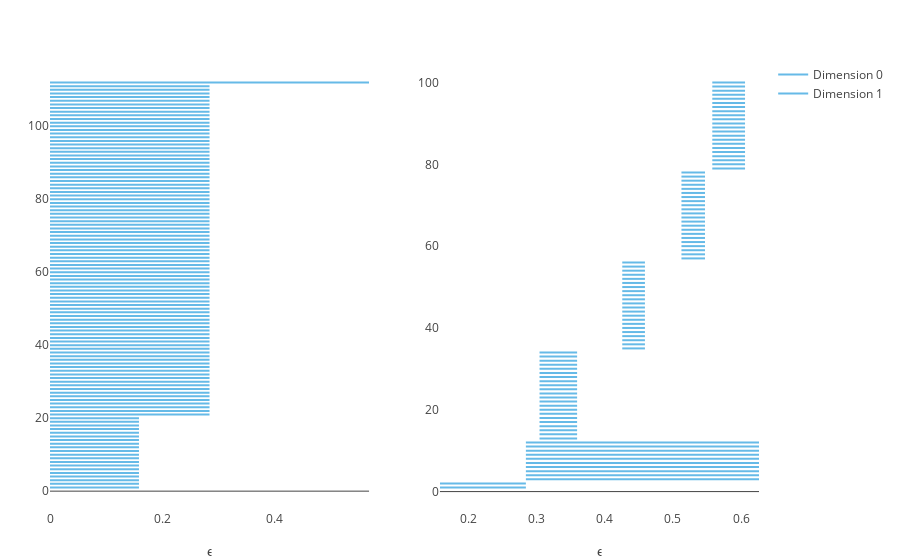

Write notebook code for a chart like this one.
### Markdown cell above
The barcode below shows the persistence intervals for homological features
for example <br>
- $H_{0}$ on the left represents the connected component in the filtration process. Each bar (components) start at 0 and end at time t which connotes the notion of birth and death of each connected component.
<br> 
- $H_{1}$ on the right is one dimension higher and includes 2K-Simples (Cycles).

### Code cell
p1 = plotbarcode_pjs(PH,dim=0)
p2 = plotbarcode_pjs(PH,dim=1)
p = [p1  p2]
p

### Figure 1 — Plotly figure (JSON) as saved in the notebook; plotly's stock layout.template omitted (floating-point values rounded to 4 significant figures)
{"data": [{"line": {"color": "#66BAE7", "width": 2}, "mode": "lines", "showlegend": false, "type": "scatter", "x": [0, 0.5693], "xaxis": "x1", "y": [112, 112], "yaxis": "y1"}, {"line": {"color": "#66BAE7", "width": 2}, "mode": "lines", "showlegend": false, "type": "scatter", "x": [0, 0.2846], "xaxis": "x1", "y": [111, 111], "yaxis": "y1"}, {"line": {"color": "#66BAE7", "width": 2}, "mode": "lines", "showlegend": false, "type": "scatter", "x": [0, 0.2846], "xaxis": "x1", "y": [110, 110], "yaxis": "y1"}, {"line": {"color": "#66BAE7", "width": 2}, "mode": "lines", "showlegend": false, "type": "scatter", "x": [0, 0.2846], "xaxis": "x1", "y": [109, 109], "yaxis": "y1"}, {"line": {"color": "#66BAE7", "width": 2}, "mode": "lines", "showlegend": false, "type": "scatter", "x": [0, 0.2846], "xaxis": "x1", "y": [108, 108], "yaxis": "y1"}, {"line": {"color": "#66BAE7", "width": 2}, "mode": "lines", "showlegend": false, "type": "scatter", "x": [0, 0.2846], "xaxis": "x1", "y": [107, 107], "yaxis": "y1"}, {"line": {"color": "#66BAE7", "width": 2}, "mode": "lines", "showlegend": false, "type": "scatter", "x": [0, 0.2846], "xaxis": "x1", "y": [106, 106], "yaxis": "y1"}, {"line": {"color": "#66BAE7", "width": 2}, "mode": "lines", "showlegend": false, "type": "scatter", "x": [0, 0.2846], "xaxis": "x1", "y": [105, 105], "yaxis": "y1"}, {"line": {"color": "#66BAE7", "width": 2}, "mode": "lines", "showlegend": false, "type": "scatter", "x": [0, 0.2846], "xaxis": "x1", "y": [104, 104], "yaxis": "y1"}, {"line": {"color": "#66BAE7", "width": 2}, "mode": "lines", "showlegend": false, "type": "scatter", "x": [0, 0.2846], "xaxis": "x1", "y": [103, 103], "yaxis": "y1"}, {"line": {"color": "#66BAE7", "width": 2}, "mode": "lines", "showlegend": false, "type": "scatter", "x": [0, 0.2846], "xaxis": "x1", "y": [102, 102], "yaxis": "y1"}, {"line": {"color": "#66BAE7", "width": 2}, "mode": "lines", "showlegend": false, "type": "scatter", "x": [0, 0.2846], "xaxis": "x1", "y": [101, 101], "yaxis": "y1"}, {"line": {"color": "#66BAE7", "width": 2}, "mode": "lines", "showlegend": false, "type": "scatter", "x": [0, 0.2846], "xaxis": "x1", "y": [100, 100], "yaxis": "y1"}, {"line": {"color": "#66BAE7", "width": 2}, "mode": "lines", "showlegend": false, "type": "scatter", "x": [0, 0.2846], "xaxis": "x1", "y": [99, 99], "yaxis": "y1"}, {"line": {"color": "#66BAE7", "width": 2}, "mode": "lines", "showlegend": false, "type": "scatter", "x": [0, 0.2846], "xaxis": "x1", "y": [98, 98], "yaxis": "y1"}, {"line": {"color": "#66BAE7", "width": 2}, "mode": "lines", "showlegend": false, "type": "scatter", "x": [0, 0.2846], "xaxis": "x1", "y": [97, 97], "yaxis": "y1"}, {"line": {"color": "#66BAE7", "width": 2}, "mode": "lines", "showlegend": false, "type": "scatter", "x": [0, 0.2846], "xaxis": "x1", "y": [96, 96], "yaxis": "y1"}, {"line": {"color": "#66BAE7", "width": 2}, "mode": "lines", "showlegend": false, "type": "scatter", "x": [0, 0.2846], "xaxis": "x1", "y": [95, 95], "yaxis": "y1"}, {"line": {"color": "#66BAE7", "width": 2}, "mode": "lines", "showlegend": false, "type": "scatter", "x": [0, 0.2846], "xaxis": "x1", "y": [94, 94], "yaxis": "y1"}, {"line": {"color": "#66BAE7", "width": 2}, "mode": "lines", "showlegend": false, "type": "scatter", "x": [0, 0.2846], "xaxis": "x1", "y": [93, 93], "yaxis": "y1"}, {"line": {"color": "#66BAE7", "width": 2}, "mode": "lines", "showlegend": false, "type": "scatter", "x": [0, 0.2846], "xaxis": "x1", "y": [92, 92], "yaxis": "y1"}, {"line": {"color": "#66BAE7", "width": 2}, "mode": "lines", "showlegend": false, "type": "scatter", "x": [0, 0.2846], "xaxis": "x1", "y": [91, 91], "yaxis": "y1"}, {"line": {"color": "#66BAE7", "width": 2}, "mode": "lines", "showlegend": false, "type": "scatter", "x": [0, 0.2846], "xaxis": "x1", "y": [90, 90], "yaxis": "y1"}, {"line": {"color": "#66BAE7", "width": 2}, "mode": "lines", "showlegend": false, "type": "scatter", "x": [0, 0.2846], "xaxis": "x1", "y": [89, 89], "yaxis": "y1"}, {"line": {"color": "#66BAE7", "width": 2}, "mode": "lines", "showlegend": false, "type": "scatter", "x": [0, 0.2846], "xaxis": "x1", "y": [88, 88], "yaxis": "y1"}, {"line": {"color": "#66BAE7", "width": 2}, "mode": "lines", "showlegend": false, "type": "scatter", "x": [0, 0.2846], "xaxis": "x1", "y": [87, 87], "yaxis": "y1"}, {"line": {"color": "#66BAE7", "width": 2}, "mode": "lines", "showlegend": false, "type": "scatter", "x": [0, 0.2846], "xaxis": "x1", "y": [86, 86], "yaxis": "y1"}, {"line": {"color": "#66BAE7", "width": 2}, "mode": "lines", "showlegend": false, "type": "scatter", "x": [0, 0.2846], "xaxis": "x1", "y": [85, 85], "yaxis": "y1"}, {"line": {"color": "#66BAE7", "width": 2}, "mode": "lines", "showlegend": false, "type": "scatter", "x": [0, 0.2846], "xaxis": "x1", "y": [84, 84], "yaxis": "y1"}, {"line": {"color": "#66BAE7", "width": 2}, "mode": "lines", "showlegend": false, "type": "scatter", "x": [0, 0.2846], "xaxis": "x1", "y": [83, 83], "yaxis": "y1"}, {"line": {"color": "#66BAE7", "width": 2}, "mode": "lines", "showlegend": false, "type": "scatter", "x": [0, 0.2846], "xaxis": "x1", "y": [82, 82], "yaxis": "y1"}, {"line": {"color": "#66BAE7", "width": 2}, "mode": "lines", "showlegend": false, "type": "scatter", "x": [0, 0.2846], "xaxis": "x1", "y": [81, 81], "yaxis": "y1"}, {"line": {"color": "#66BAE7", "width": 2}, "mode": "lines", "showlegend": false, "type": "scatter", "x": [0, 0.2846], "xaxis": "x1", "y": [80, 80], "yaxis": "y1"}, {"line": {"color": "#66BAE7", "width": 2}, "mode": "lines", "showlegend": false, "type": "scatter", "x": [0, 0.2846], "xaxis": "x1", "y": [79, 79], "yaxis": "y1"}, {"line": {"color": "#66BAE7", "width": 2}, "mode": "lines", "showlegend": false, "type": "scatter", "x": [0, 0.2846], "xaxis": "x1", "y": [78, 78], "yaxis": "y1"}, {"line": {"color": "#66BAE7", "width": 2}, "mode": "lines", "showlegend": false, "type": "scatter", "x": [0, 0.2846], "xaxis": "x1", "y": [77, 77], "yaxis": "y1"}, {"line": {"color": "#66BAE7", "width": 2}, "mode": "lines", "showlegend": false, "type": "scatter", "x": [0, 0.2846], "xaxis": "x1", "y": [76, 76], "yaxis": "y1"}, {"line": {"color": "#66BAE7", "width": 2}, "mode": "lines", "showlegend": false, "type": "scatter", "x": [0, 0.2846], "xaxis": "x1", "y": [75, 75], "yaxis": "y1"}, {"line": {"color": "#66BAE7", "width": 2}, "mode": "lines", "showlegend": false, "type": "scatter", "x": [0, 0.2846], "xaxis": "x1", "y": [74, 74], "yaxis": "y1"}, {"line": {"color": "#66BAE7", "width": 2}, "mode": "lines", "showlegend": false, "type": "scatter", "x": [0, 0.2846], "xaxis": "x1", "y": [73, 73], "yaxis": "y1"}, {"line": {"color": "#66BAE7", "width": 2}, "mode": "lines", "showlegend": false, "type": "scatter", "x": [0, 0.2846], "xaxis": "x1", "y": [72, 72], "yaxis": "y1"}, {"line": {"color": "#66BAE7", "width": 2}, "mode": "lines", "showlegend": false, "type": "scatter", "x": [0, 0.2846], "xaxis": "x1", "y": [71, 71], "yaxis": "y1"}, {"line": {"color": "#66BAE7", "width": 2}, "mode": "lines", "showlegend": false, "type": "scatter", "x": [0, 0.2846], "xaxis": "x1", "y": [70, 70], "yaxis": "y1"}, {"line": {"color": "#66BAE7", "width": 2}, "mode": "lines", "showlegend": false, "type": "scatter", "x": [0, 0.2846], "xaxis": "x1", "y": [69, 69], "yaxis": "y1"}, {"line": {"color": "#66BAE7", "width": 2}, "mode": "lines", "showlegend": false, "type": "scatter", "x": [0, 0.2846], "xaxis": "x1", "y": [68, 68], "yaxis": "y1"}, {"line": {"color": "#66BAE7", "width": 2}, "mode": "lines", "showlegend": false, "type": "scatter", "x": [0, 0.2846], "xaxis": "x1", "y": [67, 67], "yaxis": "y1"}, {"line": {"color": "#66BAE7", "width": 2}, "mode": "lines", "showlegend": false, "type": "scatter", "x": [0, 0.2846], "xaxis": "x1", "y": [66, 66], "yaxis": "y1"}, {"line": {"color": "#66BAE7", "width": 2}, "mode": "lines", "showlegend": false, "type": "scatter", "x": [0, 0.2846], "xaxis": "x1", "y": [65, 65], "yaxis": "y1"}, {"line": {"color": "#66BAE7", "width": 2}, "mode": "lines", "showlegend": false, "type": "scatter", "x": [0, 0.2846], "xaxis": "x1", "y": [64, 64], "yaxis": "y1"}, {"line": {"color": "#66BAE7", "width": 2}, "mode": "lines", "showlegend": false, "type": "scatter", "x": [0, 0.2846], "xaxis": "x1", "y": [63, 63], "yaxis": "y1"}, {"line": {"color": "#66BAE7", "width": 2}, "mode": "lines", "showlegend": false, "type": "scatter", "x": [0, 0.2846], "xaxis": "x1", "y": [62, 62], "yaxis": "y1"}, {"line": {"color": "#66BAE7", "width": 2}, "mode": "lines", "showlegend": false, "type": "scatter", "x": [0, 0.2846], "xaxis": "x1", "y": [61, 61], "yaxis": "y1"}, {"line": {"color": "#66BAE7", "width": 2}, "mode": "lines", "showlegend": false, "type": "scatter", "x": [0, 0.2846], "xaxis": "x1", "y": [60, 60], "yaxis": "y1"}, {"line": {"color": "#66BAE7", "width": 2}, "mode": "lines", "showlegend": false, "type": "scatter", "x": [0, 0.2846], "xaxis": "x1", "y": [59, 59], "yaxis": "y1"}, {"line": {"color": "#66BAE7", "width": 2}, "mode": "lines", "showlegend": false, "type": "scatter", "x": [0, 0.2846], "xaxis": "x1", "y": [58, 58], "yaxis": "y1"}, {"line": {"color": "#66BAE7", "width": 2}, "mode": "lines", "showlegend": false, "type": "scatter", "x": [0, 0.2846], "xaxis": "x1", "y": [57, 57], "yaxis": "y1"}, {"line": {"color": "#66BAE7", "width": 2}, "mode": "lines", "showlegend": false, "type": "scatter", "x": [0, 0.2846], "xaxis": "x1", "y": [56, 56], "yaxis": "y1"}, {"line": {"color": "#66BAE7", "width": 2}, "mode": "lines", "showlegend": false, "type": "scatter", "x": [0, 0.2846], "xaxis": "x1", "y": [55, 55], "yaxis": "y1"}, {"line": {"color": "#66BAE7", "width": 2}, "mode": "lines", "showlegend": false, "type": "scatter", "x": [0, 0.2846], "xaxis": "x1", "y": [54, 54], "yaxis": "y1"}, {"line": {"color": "#66BAE7", "width": 2}, "mode": "lines", "showlegend": false, "type": "scatter", "x": [0, 0.2846], "xaxis": "x1", "y": [53, 53], "yaxis": "y1"}, {"line": {"color": "#66BAE7", "width": 2}, "mode": "lines", "showlegend": false, "type": "scatter", "x": [0, 0.2846], "xaxis": "x1", "y": [52, 52], "yaxis": "y1"}, {"line": {"color": "#66BAE7", "width": 2}, "mode": "lines", "showlegend": false, "type": "scatter", "x": [0, 0.2846], "xaxis": "x1", "y": [51, 51], "yaxis": "y1"}, {"line": {"color": "#66BAE7", "width": 2}, "mode": "lines", "showlegend": false, "type": "scatter", "x": [0, 0.2846], "xaxis": "x1", "y": [50, 50], "yaxis": "y1"}, {"line": {"color": "#66BAE7", "width": 2}, "mode": "lines", "showlegend": false, "type": "scatter", "x": [0, 0.2846], "xaxis": "x1", "y": [49, 49], "yaxis": "y1"}, {"line": {"color": "#66BAE7", "width": 2}, "mode": "lines", "showlegend": false, "type": "scatter", "x": [0, 0.2846], "xaxis": "x1", "y": [48, 48], "yaxis": "y1"}, {"line": {"color": "#66BAE7", "width": 2}, "mode": "lines", "showlegend": false, "type": "scatter", "x": [0, 0.2846], "xaxis": "x1", "y": [47, 47], "yaxis": "y1"}, {"line": {"color": "#66BAE7", "width": 2}, "mode": "lines", "showlegend": false, "type": "scatter", "x": [0, 0.2846], "xaxis": "x1", "y": [46, 46], "yaxis": "y1"}, {"line": {"color": "#66BAE7", "width": 2}, "mode": "lines", "showlegend": false, "type": "scatter", "x": [0, 0.2846], "xaxis": "x1", "y": [45, 45], "yaxis": "y1"}, {"line": {"color": "#66BAE7", "width": 2}, "mode": "lines", "showlegend": false, "type": "scatter", "x": [0, 0.2846], "xaxis": "x1", "y": [44, 44], "yaxis": "y1"}, {"line": {"color": "#66BAE7", "width": 2}, "mode": "lines", "showlegend": false, "type": "scatter", "x": [0, 0.2846], "xaxis": "x1", "y": [43, 43], "yaxis": "y1"}, {"line": {"color": "#66BAE7", "width": 2}, "mode": "lines", "showlegend": false, "type": "scatter", "x": [0, 0.2846], "xaxis": "x1", "y": [42, 42], "yaxis": "y1"}, {"line": {"color": "#66BAE7", "width": 2}, "mode": "lines", "showlegend": false, "type": "scatter", "x": [0, 0.2846], "xaxis": "x1", "y": [41, 41], "yaxis": "y1"}, {"line": {"color": "#66BAE7", "width": 2}, "mode": "lines", "showlegend": false, "type": "scatter", "x": [0, 0.2846], "xaxis": "x1", "y": [40, 40], "yaxis": "y1"}, {"line": {"color": "#66BAE7", "width": 2}, "mode": "lines", "showlegend": false, "type": "scatter", "x": [0, 0.2846], "xaxis": "x1", "y": [39, 39], "yaxis": "y1"}, {"line": {"color": "#66BAE7", "width": 2}, "mode": "lines", "showlegend": false, "type": "scatter", "x": [0, 0.2846], "xaxis": "x1", "y": [38, 38], "yaxis": "y1"}, {"line": {"color": "#66BAE7", "width": 2}, "mode": "lines", "showlegend": false, "type": "scatter", "x": [0, 0.2846], "xaxis": "x1", "y": [37, 37], "yaxis": "y1"}, {"line": {"color": "#66BAE7", "width": 2}, "mode": "lines", "showlegend": false, "type": "scatter", "x": [0, 0.2846], "xaxis": "x1", "y": [36, 36], "yaxis": "y1"}, {"line": {"color": "#66BAE7", "width": 2}, "mode": "lines", "showlegend": false, "type": "scatter", "x": [0, 0.2846], "xaxis": "x1", "y": [35, 35], "yaxis": "y1"}, {"line": {"color": "#66BAE7", "width": 2}, "mode": "lines", "showlegend": false, "type": "scatter", "x": [0, 0.2846], "xaxis": "x1", "y": [34, 34], "yaxis": "y1"}, {"line": {"color": "#66BAE7", "width": 2}, "mode": "lines", "showlegend": false, "type": "scatter", "x": [0, 0.2846], "xaxis": "x1", "y": [33, 33], "yaxis": "y1"}, {"line": {"color": "#66BAE7", "width": 2}, "mode": "lines", "showlegend": false, "type": "scatter", "x": [0, 0.2846], "xaxis": "x1", "y": [32, 32], "yaxis": "y1"}, {"line": {"color": "#66BAE7", "width": 2}, "mode": "lines", "showlegend": false, "type": "scatter", "x": [0, 0.2846], "xaxis": "x1", "y": [31, 31], "yaxis": "y1"}, {"line": {"color": "#66BAE7", "width": 2}, "mode": "lines", "showlegend": false, "type": "scatter", "x": [0, 0.2846], "xaxis": "x1", "y": [30, 30], "yaxis": "y1"}, {"line": {"color": "#66BAE7", "width": 2}, "mode": "lines", "showlegend": false, "type": "scatter", "x": [0, 0.2846], "xaxis": "x1", "y": [29, 29], "yaxis": "y1"}, {"line": {"color": "#66BAE7", "width": 2}, "mode": "lines", "showlegend": false, "type": "scatter", "x": [0, 0.2846], "xaxis": "x1", "y": [28, 28], "yaxis": "y1"}, {"line": {"color": "#66BAE7", "width": 2}, "mode": "lines", "showlegend": false, "type": "scatter", "x": [0, 0.2846], "xaxis": "x1", "y": [27, 27], "yaxis": "y1"}, {"line": {"color": "#66BAE7", "width": 2}, "mode": "lines", "showlegend": false, "type": "scatter", "x": [0, 0.2846], "xaxis": "x1", "y": [26, 26], "yaxis": "y1"}, {"line": {"color": "#66BAE7", "width": 2}, "mode": "lines", "showlegend": false, "type": "scatter", "x": [0, 0.2846], "xaxis": "x1", "y": [25, 25], "yaxis": "y1"}, {"line": {"color": "#66BAE7", "width": 2}, "mode": "lines", "showlegend": false, "type": "scatter", "x": [0, 0.2846], "xaxis": "x1", "y": [24, 24], "yaxis": "y1"}, {"line": {"color": "#66BAE7", "width": 2}, "mode": "lines", "showlegend": false, "type": "scatter", "x": [0, 0.2846], "xaxis": "x1", "y": [23, 23], "yaxis": "y1"}, {"line": {"color": "#66BAE7", "width": 2}, "mode": "lines", "showlegend": false, "type": "scatter", "x": [0, 0.2846], "xaxis": "x1", "y": [22, 22], "yaxis": "y1"}, {"line": {"color": "#66BAE7", "width": 2}, "mode": "lines", "showlegend": false, "type": "scatter", "x": [0, 0.2846], "xaxis": "x1", "y": [21, 21], "yaxis": "y1"}, {"line": {"color": "#66BAE7", "width": 2}, "mode": "lines", "showlegend": false, "type": "scatter", "x": [0, 0.1587], "xaxis": "x1", "y": [20, 20], "yaxis": "y1"}, {"line": {"color": "#66BAE7", "width": 2}, "mode": "lines", "showlegend": false, "type": "scatter", "x": [0, 0.1587], "xaxis": "x1", "y": [19, 19], "yaxis": "y1"}, {"line": {"color": "#66BAE7", "width": 2}, "mode": "lines", "showlegend": false, "type": "scatter", "x": [0, 0.1587], "xaxis": "x1", "y": [18, 18], "yaxis": "y1"}, {"line": {"color": "#66BAE7", "width": 2}, "mode": "lines", "showlegend": false, "type": "scatter", "x": [0, 0.1587], "xaxis": "x1", "y": [17, 17], "yaxis": "y1"}, {"line": {"color": "#66BAE7", "width": 2}, "mode": "lines", "showlegend": false, "type": "scatter", "x": [0, 0.1587], "xaxis": "x1", "y": [16, 16], "yaxis": "y1"}, {"line": {"color": "#66BAE7", "width": 2}, "mode": "lines", "showlegend": false, "type": "scatter", "x": [0, 0.1587], "xaxis": "x1", "y": [15, 15], "yaxis": "y1"}, {"line": {"color": "#66BAE7", "width": 2}, "mode": "lines", "showlegend": false, "type": "scatter", "x": [0, 0.1587], "xaxis": "x1", "y": [14, 14], "yaxis": "y1"}, {"line": {"color": "#66BAE7", "width": 2}, "mode": "lines", "showlegend": false, "type": "scatter", "x": [0, 0.1587], "xaxis": "x1", "y": [13, 13], "yaxis": "y1"}, {"line": {"color": "#66BAE7", "width": 2}, "mode": "lines", "showlegend": false, "type": "scatter", "x": [0, 0.1587], "xaxis": "x1", "y": [12, 12], "yaxis": "y1"}, {"line": {"color": "#66BAE7", "width": 2}, "mode": "lines", "showlegend": false, "type": "scatter", "x": [0, 0.1587], "xaxis": "x1", "y": [11, 11], "yaxis": "y1"}, {"line": {"color": "#66BAE7", "width": 2}, "mode": "lines", "showlegend": false, "type": "scatter", "x": [0, 0.1587], "xaxis": "x1", "y": [10, 10], "yaxis": "y1"}, {"line": {"color": "#66BAE7", "width": 2}, "mode": "lines", "showlegend": false, "type": "scatter", "x": [0, 0.1587], "xaxis": "x1", "y": [9, 9], "yaxis": "y1"}, {"line": {"color": "#66BAE7", "width": 2}, "mode": "lines", "showlegend": false, "type": "scatter", "x": [0, 0.1587], "xaxis": "x1", "y": [8, 8], "yaxis": "y1"}, {"line": {"color": "#66BAE7", "width": 2}, "mode": "lines", "showlegend": false, "type": "scatter", "x": [0, 0.1587], "xaxis": "x1", "y": [7, 7], "yaxis": "y1"}, {"line": {"color": "#66BAE7", "width": 2}, "mode": "lines", "showlegend": false, "type": "scatter", "x": [0, 0.1587], "xaxis": "x1", "y": [6, 6], "yaxis": "y1"}, {"line": {"color": "#66BAE7", "width": 2}, "mode": "lines", "showlegend": false, "type": "scatter", "x": [0, 0.1587], "xaxis": "x1", "y": [5, 5], "yaxis": "y1"}, {"line": {"color": "#66BAE7", "width": 2}, "mode": "lines", "showlegend": false, "type": "scatter", "x": [0, 0.1587], "xaxis": "x1", "y": [4, 4], "yaxis": "y1"}, {"line": {"color": "#66BAE7", "width": 2}, "mode": "lines", "showlegend": false, "type": "scatter", "x": [0, 0.1587], "xaxis": "x1", "y": [3, 3], "yaxis": "y1"}, {"line": {"color": "#66BAE7", "width": 2}, "mode": "lines", "showlegend": false, "type": "scatter", "x": [0, 0.1587], "xaxis": "x1", "y": [2, 2], "yaxis": "y1"}, {"line": {"color": "#66BAE7", "width": 2}, "mode": "lines", "name": "Dimension 0", "type": "scatter", "x": [0, 0.1587], "xaxis": "x1", "y": [1, 1], "yaxis": "y1"}, {"line": {"color": "#66BAE7", "width": 2}, "mode": "lines", "showlegend": false, "type": "scatter", "x": [0.5577, 0.6057], "xaxis": "x2", "y": [100, 100], "yaxis": "y2"}, {"line": {"color": "#66BAE7", "width": 2}, "mode": "lines", "showlegend": false, "type": "scatter", "x": [0.5577, 0.6057], "xaxis": "x2", "y": [99, 99], "yaxis": "y2"}, {"line": {"color": "#66BAE7", "width": 2}, "mode": "lines", "showlegend": false, "type": "scatter", "x": [0.5577, 0.6057], "xaxis": "x2", "y": [98, 98], "yaxis": "y2"}, {"line": {"color": "#66BAE7", "width": 2}, "mode": "lines", "showlegend": false, "type": "scatter", "x": [0.5577, 0.6057], "xaxis": "x2", "y": [97, 97], "yaxis": "y2"}, {"line": {"color": "#66BAE7", "width": 2}, "mode": "lines", "showlegend": false, "type": "scatter", "x": [0.5577, 0.6057], "xaxis": "x2", "y": [96, 96], "yaxis": "y2"}, {"line": {"color": "#66BAE7", "width": 2}, "mode": "lines", "showlegend": false, "type": "scatter", "x": [0.5577, 0.6057], "xaxis": "x2", "y": [95, 95], "yaxis": "y2"}, {"line": {"color": "#66BAE7", "width": 2}, "mode": "lines", "showlegend": false, "type": "scatter", "x": [0.5577, 0.6057], "xaxis": "x2", "y": [94, 94], "yaxis": "y2"}, {"line": {"color": "#66BAE7", "width": 2}, "mode": "lines", "showlegend": false, "type": "scatter", "x": [0.5577, 0.6057], "xaxis": "x2", "y": [93, 93], "yaxis": "y2"}, {"line": {"color": "#66BAE7", "width": 2}, "mode": "lines", "showlegend": false, "type": "scatter", "x": [0.5577, 0.6057], "xaxis": "x2", "y": [92, 92], "yaxis": "y2"}, {"line": {"color": "#66BAE7", "width": 2}, "mode": "lines", "showlegend": false, "type": "scatter", "x": [0.5577, 0.6057], "xaxis": "x2", "y": [91, 91], "yaxis": "y2"}, {"line": {"color": "#66BAE7", "width": 2}, "mode": "lines", "showlegend": false, "type": "scatter", "x": [0.5577, 0.6057], "xaxis": "x2", "y": [90, 90], "yaxis": "y2"}, {"line": {"color": "#66BAE7", "width": 2}, "mode": "lines", "showlegend": false, "type": "scatter", "x": [0.5577, 0.6057], "xaxis": "x2", "y": [89, 89], "yaxis": "y2"}, {"line": {"color": "#66BAE7", "width": 2}, "mode": "lines", "showlegend": false, "type": "scatter", "x": [0.5577, 0.6057], "xaxis": "x2", "y": [88, 88], "yaxis": "y2"}, {"line": {"color": "#66BAE7", "width": 2}, "mode": "lines", "showlegend": false, "type": "scatter", "x": [0.5577, 0.6057], "xaxis": "x2", "y": [87, 87], "yaxis": "y2"}, {"line": {"color": "#66BAE7", "width": 2}, "mode": "lines", "showlegend": false, "type": "scatter", "x": [0.5577, 0.6057], "xaxis": "x2", "y": [86, 86], "yaxis": "y2"}, {"line": {"color": "#66BAE7", "width": 2}, "mode": "lines", "showlegend": false, "type": "scatter", "x": [0.5577, 0.6057], "xaxis": "x2", "y": [85, 85], "yaxis": "y2"}, {"line": {"color": "#66BAE7", "width": 2}, "mode": "lines", "showlegend": false, "type": "scatter", "x": [0.5577, 0.6057], "xaxis": "x2", "y": [84, 84], "yaxis": "y2"}, {"line": {"color": "#66BAE7", "width": 2}, "mode": "lines", "showlegend": false, "type": "scatter", "x": [0.5577, 0.6057], "xaxis": "x2", "y": [83, 83], "yaxis": "y2"}, {"line": {"color": "#66BAE7", "width": 2}, "mode": "lines", "showlegend": false, "type": "scatter", "x": [0.5577, 0.6057], "xaxis": "x2", "y": [82, 82], "yaxis": "y2"}, {"line": {"color": "#66BAE7", "width": 2}, "mode": "lines", "showlegend": false, "type": "scatter", "x": [0.5577, 0.6057], "xaxis": "x2", "y": [81, 81], "yaxis": "y2"}, {"line": {"color": "#66BAE7", "width": 2}, "mode": "lines", "showlegend": false, "type": "scatter", "x": [0.5577, 0.6057], "xaxis": "x2", "y": [80, 80], "yaxis": "y2"}, {"line": {"color": "#66BAE7", "width": 2}, "mode": "lines", "showlegend": false, "type": "scatter", "x": [0.5577, 0.6057], "xaxis": "x2", "y": [79, 79], "yaxis": "y2"}, {"line": {"color": "#66BAE7", "width": 2}, "mode": "lines", "showlegend": false, "type": "scatter", "x": [0.5125, 0.5471], "xaxis": "x2", "y": [78, 78], "yaxis": "y2"}, {"line": {"color": "#66BAE7", "width": 2}, "mode": "lines", "showlegend": false, "type": "scatter", "x": [0.5125, 0.5471], "xaxis": "x2", "y": [77, 77], "yaxis": "y2"}, {"line": {"color": "#66BAE7", "width": 2}, "mode": "lines", "showlegend": false, "type": "scatter", "x": [0.5125, 0.5471], "xaxis": "x2", "y": [76, 76], "yaxis": "y2"}, {"line": {"color": "#66BAE7", "width": 2}, "mode": "lines", "showlegend": false, "type": "scatter", "x": [0.5125, 0.5471], "xaxis": "x2", "y": [75, 75], "yaxis": "y2"}, {"line": {"color": "#66BAE7", "width": 2}, "mode": "lines", "showlegend": false, "type": "scatter", "x": [0.5125, 0.5471], "xaxis": "x2", "y": [74, 74], "yaxis": "y2"}, {"line": {"color": "#66BAE7", "width": 2}, "mode": "lines", "showlegend": false, "type": "scatter", "x": [0.5125, 0.5471], "xaxis": "x2", "y": [73, 73], "yaxis": "y2"}, {"line": {"color": "#66BAE7", "width": 2}, "mode": "lines", "showlegend": false, "type": "scatter", "x": [0.5125, 0.5471], "xaxis": "x2", "y": [72, 72], "yaxis": "y2"}, {"line": {"color": "#66BAE7", "width": 2}, "mode": "lines", "showlegend": false, "type": "scatter", "x": [0.5125, 0.5471], "xaxis": "x2", "y": [71, 71], "yaxis": "y2"}, {"line": {"color": "#66BAE7", "width": 2}, "mode": "lines", "showlegend": false, "type": "scatter", "x": [0.5125, 0.5471], "xaxis": "x2", "y": [70, 70], "yaxis": "y2"}, {"line": {"color": "#66BAE7", "width": 2}, "mode": "lines", "showlegend": false, "type": "scatter", "x": [0.5125, 0.5471], "xaxis": "x2", "y": [69, 69], "yaxis": "y2"}, {"line": {"color": "#66BAE7", "width": 2}, "mode": "lines", "showlegend": false, "type": "scatter", "x": [0.5125, 0.5471], "xaxis": "x2", "y": [68, 68], "yaxis": "y2"}, {"line": {"color": "#66BAE7", "width": 2}, "mode": "lines", "showlegend": false, "type": "scatter", "x": [0.5125, 0.5471], "xaxis": "x2", "y": [67, 67], "yaxis": "y2"}, {"line": {"color": "#66BAE7", "width": 2}, "mode": "lines", "showlegend": false, "type": "scatter", "x": [0.5125, 0.5471], "xaxis": "x2", "y": [66, 66], "yaxis": "y2"}, {"line": {"color": "#66BAE7", "width": 2}, "mode": "lines", "showlegend": false, "type": "scatter", "x": [0.5125, 0.5471], "xaxis": "x2", "y": [65, 65], "yaxis": "y2"}, {"line": {"color": "#66BAE7", "width": 2}, "mode": "lines", "showlegend": false, "type": "scatter", "x": [0.5125, 0.5471], "xaxis": "x2", "y": [64, 64], "yaxis": "y2"}, {"line": {"color": "#66BAE7", "width": 2}, "mode": "lines", "showlegend": false, "type": "scatter", "x": [0.5125, 0.5471], "xaxis": "x2", "y": [63, 63], "yaxis": "y2"}, {"line": {"color": "#66BAE7", "width": 2}, "mode": "lines", "showlegend": false, "type": "scatter", "x": [0.5125, 0.5471], "xaxis": "x2", "y": [62, 62], "yaxis": "y2"}, {"line": {"color": "#66BAE7", "width": 2}, "mode": "lines", "showlegend": false, "type": "scatter", "x": [0.5125, 0.5471], "xaxis": "x2", "y": [61, 61], "yaxis": "y2"}, {"line": {"color": "#66BAE7", "width": 2}, "mode": "lines", "showlegend": false, "type": "scatter", "x": [0.5125, 0.5471], "xaxis": "x2", "y": [60, 60], "yaxis": "y2"}, {"line": {"color": "#66BAE7", "width": 2}, "mode": "lines", "showlegend": false, "type": "scatter", "x": [0.5125, 0.5471], "xaxis": "x2", "y": [59, 59], "yaxis": "y2"}, {"line": {"color": "#66BAE7", "width": 2}, "mode": "lines", "showlegend": false, "type": "scatter", "x": [0.5125, 0.5471], "xaxis": "x2", "y": [58, 58], "yaxis": "y2"}, {"line": {"color": "#66BAE7", "width": 2}, "mode": "lines", "showlegend": false, "type": "scatter", "x": [0.5125, 0.5471], "xaxis": "x2", "y": [57, 57], "yaxis": "y2"}, {"line": {"color": "#66BAE7", "width": 2}, "mode": "lines", "showlegend": false, "type": "scatter", "x": [0.4258, 0.4591], "xaxis": "x2", "y": [56, 56], "yaxis": "y2"}, {"line": {"color": "#66BAE7", "width": 2}, "mode": "lines", "showlegend": false, "type": "scatter", "x": [0.4258, 0.4591], "xaxis": "x2", "y": [55, 55], "yaxis": "y2"}, {"line": {"color": "#66BAE7", "width": 2}, "mode": "lines", "showlegend": false, "type": "scatter", "x": [0.4258, 0.4591], "xaxis": "x2", "y": [54, 54], "yaxis": "y2"}, {"line": {"color": "#66BAE7", "width": 2}, "mode": "lines", "showlegend": false, "type": "scatter", "x": [0.4258, 0.4591], "xaxis": "x2", "y": [53, 53], "yaxis": "y2"}, {"line": {"color": "#66BAE7", "width": 2}, "mode": "lines", "showlegend": false, "type": "scatter", "x": [0.4258, 0.4591], "xaxis": "x2", "y": [52, 52], "yaxis": "y2"}, {"line": {"color": "#66BAE7", "width": 2}, "mode": "lines", "showlegend": false, "type": "scatter", "x": [0.4258, 0.4591], "xaxis": "x2", "y": [51, 51], "yaxis": "y2"}, {"line": {"color": "#66BAE7", "width": 2}, "mode": "lines", "showlegend": false, "type": "scatter", "x": [0.4258, 0.4591], "xaxis": "x2", "y": [50, 50], "yaxis": "y2"}, {"line": {"color": "#66BAE7", "width": 2}, "mode": "lines", "showlegend": false, "type": "scatter", "x": [0.4258, 0.4591], "xaxis": "x2", "y": [49, 49], "yaxis": "y2"}, {"line": {"color": "#66BAE7", "width": 2}, "mode": "lines", "showlegend": false, "type": "scatter", "x": [0.4258, 0.4591], "xaxis": "x2", "y": [48, 48], "yaxis": "y2"}, {"line": {"color": "#66BAE7", "width": 2}, "mode": "lines", "showlegend": false, "type": "scatter", "x": [0.4258, 0.4591], "xaxis": "x2", "y": [47, 47], "yaxis": "y2"}, {"line": {"color": "#66BAE7", "width": 2}, "mode": "lines", "showlegend": false, "type": "scatter", "x": [0.4258, 0.4591], "xaxis": "x2", "y": [46, 46], "yaxis": "y2"}, {"line": {"color": "#66BAE7", "width": 2}, "mode": "lines", "showlegend": false, "type": "scatter", "x": [0.4258, 0.4591], "xaxis": "x2", "y": [45, 45], "yaxis": "y2"}, {"line": {"color": "#66BAE7", "width": 2}, "mode": "lines", "showlegend": false, "type": "scatter", "x": [0.4258, 0.4591], "xaxis": "x2", "y": [44, 44], "yaxis": "y2"}, {"line": {"color": "#66BAE7", "width": 2}, "mode": "lines", "showlegend": false, "type": "scatter", "x": [0.4258, 0.4591], "xaxis": "x2", "y": [43, 43], "yaxis": "y2"}, {"line": {"color": "#66BAE7", "width": 2}, "mode": "lines", "showlegend": false, "type": "scatter", "x": [0.4258, 0.4591], "xaxis": "x2", "y": [42, 42], "yaxis": "y2"}, {"line": {"color": "#66BAE7", "width": 2}, "mode": "lines", "showlegend": false, "type": "scatter", "x": [0.4258, 0.4591], "xaxis": "x2", "y": [41, 41], "yaxis": "y2"}, {"line": {"color": "#66BAE7", "width": 2}, "mode": "lines", "showlegend": false, "type": "scatter", "x": [0.4258, 0.4591], "xaxis": "x2", "y": [40, 40], "yaxis": "y2"}, {"line": {"color": "#66BAE7", "width": 2}, "mode": "lines", "showlegend": false, "type": "scatter", "x": [0.4258, 0.4591], "xaxis": "x2", "y": [39, 39], "yaxis": "y2"}, {"line": {"color": "#66BAE7", "width": 2}, "mode": "lines", "showlegend": false, "type": "scatter", "x": [0.4258, 0.4591], "xaxis": "x2", "y": [38, 38], "yaxis": "y2"}, {"line": {"color": "#66BAE7", "width": 2}, "mode": "lines", "showlegend": false, "type": "scatter", "x": [0.4258, 0.4591], "xaxis": "x2", "y": [37, 37], "yaxis": "y2"}, {"line": {"color": "#66BAE7", "width": 2}, "mode": "lines", "showlegend": false, "type": "scatter", "x": [0.4258, 0.4591], "xaxis": "x2", "y": [36, 36], "yaxis": "y2"}, {"line": {"color": "#66BAE7", "width": 2}, "mode": "lines", "showlegend": false, "type": "scatter", "x": [0.4258, 0.4591], "xaxis": "x2", "y": [35, 35], "yaxis": "y2"}, {"line": {"color": "#66BAE7", "width": 2}, "mode": "lines", "showlegend": false, "type": "scatter", "x": [0.3046, 0.3597], "xaxis": "x2", "y": [34, 34], "yaxis": "y2"}, {"line": {"color": "#66BAE7", "width": 2}, "mode": "lines", "showlegend": false, "type": "scatter", "x": [0.3046, 0.3597], "xaxis": "x2", "y": [33, 33], "yaxis": "y2"}, {"line": {"color": "#66BAE7", "width": 2}, "mode": "lines", "showlegend": false, "type": "scatter", "x": [0.3046, 0.3597], "xaxis": "x2", "y": [32, 32], "yaxis": "y2"}, {"line": {"color": "#66BAE7", "width": 2}, "mode": "lines", "showlegend": false, "type": "scatter", "x": [0.3046, 0.3597], "xaxis": "x2", "y": [31, 31], "yaxis": "y2"}, {"line": {"color": "#66BAE7", "width": 2}, "mode": "lines", "showlegend": false, "type": "scatter", "x": [0.3046, 0.3597], "xaxis": "x2", "y": [30, 30], "yaxis": "y2"}, {"line": {"color": "#66BAE7", "width": 2}, "mode": "lines", "showlegend": false, "type": "scatter", "x": [0.3046, 0.3597], "xaxis": "x2", "y": [29, 29], "yaxis": "y2"}, {"line": {"color": "#66BAE7", "width": 2}, "mode": "lines", "showlegend": false, "type": "scatter", "x": [0.3046, 0.3597], "xaxis": "x2", "y": [28, 28], "yaxis": "y2"}, {"line": {"color": "#66BAE7", "width": 2}, "mode": "lines", "showlegend": false, "type": "scatter", "x": [0.3046, 0.3597], "xaxis": "x2", "y": [27, 27], "yaxis": "y2"}, {"line": {"color": "#66BAE7", "width": 2}, "mode": "lines", "showlegend": false, "type": "scatter", "x": [0.3046, 0.3597], "xaxis": "x2", "y": [26, 26], "yaxis": "y2"}, {"line": {"color": "#66BAE7", "width": 2}, "mode": "lines", "showlegend": false, "type": "scatter", "x": [0.3046, 0.3597], "xaxis": "x2", "y": [25, 25], "yaxis": "y2"}, {"line": {"color": "#66BAE7", "width": 2}, "mode": "lines", "showlegend": false, "type": "scatter", "x": [0.3046, 0.3597], "xaxis": "x2", "y": [24, 24], "yaxis": "y2"}, {"line": {"color": "#66BAE7", "width": 2}, "mode": "lines", "showlegend": false, "type": "scatter", "x": [0.3046, 0.3597], "xaxis": "x2", "y": [23, 23], "yaxis": "y2"}, {"line": {"color": "#66BAE7", "width": 2}, "mode": "lines", "showlegend": false, "type": "scatter", "x": [0.3046, 0.3597], "xaxis": "x2", "y": [22, 22], "yaxis": "y2"}, {"line": {"color": "#66BAE7", "width": 2}, "mode": "lines", "showlegend": false, "type": "scatter", "x": [0.3046, 0.3597], "xaxis": "x2", "y": [21, 21], "yaxis": "y2"}, {"line": {"color": "#66BAE7", "width": 2}, "mode": "lines", "showlegend": false, "type": "scatter", "x": [0.3046, 0.3597], "xaxis": "x2", "y": [20, 20], "yaxis": "y2"}, {"line": {"color": "#66BAE7", "width": 2}, "mode": "lines", "showlegend": false, "type": "scatter", "x": [0.3046, 0.3597], "xaxis": "x2", "y": [19, 19], "yaxis": "y2"}, {"line": {"color": "#66BAE7", "width": 2}, "mode": "lines", "showlegend": false, "type": "scatter", "x": [0.3046, 0.3597], "xaxis": "x2", "y": [18, 18], "yaxis": "y2"}, {"line": {"color": "#66BAE7", "width": 2}, "mode": "lines", "showlegend": false, "type": "scatter", "x": [0.3046, 0.3597], "xaxis": "x2", "y": [17, 17], "yaxis": "y2"}, {"line": {"color": "#66BAE7", "width": 2}, "mode": "lines", "showlegend": false, "type": "scatter", "x": [0.3046, 0.3597], "xaxis": "x2", "y": [16, 16], "yaxis": "y2"}, {"line": {"color": "#66BAE7", "width": 2}, "mode": "lines", "showlegend": false, "type": "scatter", "x": [0.3046, 0.3597], "xaxis": "x2", "y": [15, 15], "yaxis": "y2"}, {"line": {"color": "#66BAE7", "width": 2}, "mode": "lines", "showlegend": false, "type": "scatter", "x": [0.3046, 0.3597], "xaxis": "x2", "y": [14, 14], "yaxis": "y2"}, {"line": {"color": "#66BAE7", "width": 2}, "mode": "lines", "showlegend": false, "type": "scatter", "x": [0.3046, 0.3597], "xaxis": "x2", "y": [13, 13], "yaxis": "y2"}, {"line": {"color": "#66BAE7", "width": 2}, "mode": "lines", "showlegend": false, "type": "scatter", "x": [0.2846, 0.6262], "xaxis": "x2", "y": [12, 12], "yaxis": "y2"}, {"line": {"color": "#66BAE7", "width": 2}, "mode": "lines", "showlegend": false, "type": "scatter", "x": [0.2846, 0.6262], "xaxis": "x2", "y": [11, 11], "yaxis": "y2"}, {"line": {"color": "#66BAE7", "width": 2}, "mode": "lines", "showlegend": false, "type": "scatter", "x": [0.2846, 0.6262], "xaxis": "x2", "y": [10, 10], "yaxis": "y2"}, {"line": {"color": "#66BAE7", "width": 2}, "mode": "lines", "showlegend": false, "type": "scatter", "x": [0.2846, 0.6262], "xaxis": "x2", "y": [9, 9], "yaxis": "y2"}, {"line": {"color": "#66BAE7", "width": 2}, "mode": "lines", "showlegend": false, "type": "scatter", "x": [0.2846, 0.6262], "xaxis": "x2", "y": [8, 8], "yaxis": "y2"}, {"line": {"color": "#66BAE7", "width": 2}, "mode": "lines", "showlegend": false, "type": "scatter", "x": [0.2846, 0.6262], "xaxis": "x2", "y": [7, 7], "yaxis": "y2"}, {"line": {"color": "#66BAE7", "width": 2}, "mode": "lines", "showlegend": false, "type": "scatter", "x": [0.2846, 0.6262], "xaxis": "x2", "y": [6, 6], "yaxis": "y2"}, {"line": {"color": "#66BAE7", "width": 2}, "mode": "lines", "showlegend": false, "type": "scatter", "x": [0.2846, 0.6262], "xaxis": "x2", "y": [5, 5], "yaxis": "y2"}, {"line": {"color": "#66BAE7", "width": 2}, "mode": "lines", "showlegend": false, "type": "scatter", "x": [0.2846, 0.6262], "xaxis": "x2", "y": [4, 4], "yaxis": "y2"}, {"line": {"color": "#66BAE7", "width": 2}, "mode": "lines", "showlegend": false, "type": "scatter", "x": [0.2846, 0.6262], "xaxis": "x2", "y": [3, 3], "yaxis": "y2"}, {"line": {"color": "#66BAE7", "width": 2}, "mode": "lines", "showlegend": false, "type": "scatter", "x": [0.1587, 0.2846], "xaxis": "x2", "y": [2, 2], "yaxis": "y2"}, {"line": {"color": "#66BAE7", "width": 2}, "mode": "lines", "name": "Dimension 1", "type": "scatter", "x": [0.1587, 0.2846], "xaxis": "x2", "y": [1, 1], "yaxis": "y2"}], "layout": {"margin": {"b": 50, "l": 50, "r": 50, "t": 60}, "xaxis1": {"anchor": "y1", "domain": [0, 0.45], "rangevar": [-0.001, 0.5703], "showgrid": false, "title": "ϵ", "zeroline": false}, "xaxis2": {"anchor": "y2", "domain": [0.55, 1], "rangevar": [-0.001, 0.6272], "showgrid": false, "title": "ϵ", "zeroline": false}, "yaxis1": {"anchor": "x1", "domain": [0, 1], "rangevar": [0, 112.1], "showgrid": false, "ticks": false}, "yaxis2": {"anchor": "x2", "domain": [0, 1], "rangevar": [0, 100.1], "showgrid": false, "ticks": false}}}
